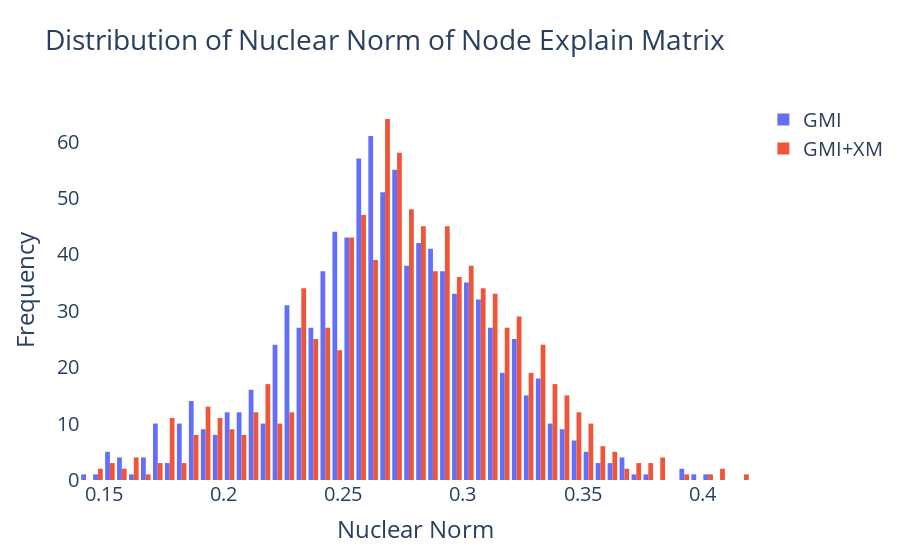

Notebook source saved alongside this figure:
### Code cell
fig = go.Figure()

fig.add_trace(go.Histogram(x = norm_og, 
                           name = 'GMI'))
fig.add_trace(go.Histogram(x = norm_plus, 
                           name = 'GMI+XM'))


fig.update_layout(title_text = 'Distribution of Nuclear Norm of Node Explain Matrix', 
                  xaxis_title_text = 'Nuclear Norm', 
                  yaxis_title_text = 'Frequency', 
                  paper_bgcolor = 'white', 
                  plot_bgcolor = 'white', 
                  font = dict(size = 20))
fig.show()

### Figure 1 — Plotly figure (JSON) as saved in the notebook; plotly's stock layout.template omitted (floating-point values rounded to 4 significant figures; data arrays with more than 128 entries replaced by an {"elided": "..."} marker saying what was removed)
{"data": [{"name": "GMI", "type": "histogram", "x": {"elided": "986 float values"}}, {"name": "GMI+XM", "type": "histogram", "x": {"elided": "986 float values"}}], "layout": {"font": {"size": 20}, "paper_bgcolor": "white", "plot_bgcolor": "white", "title": {"text": "Distribution of Nuclear Norm of Node Explain Matrix"}, "xaxis": {"title": {"text": "Nuclear Norm"}}, "yaxis": {"title": {"text": "Frequency"}}}}
